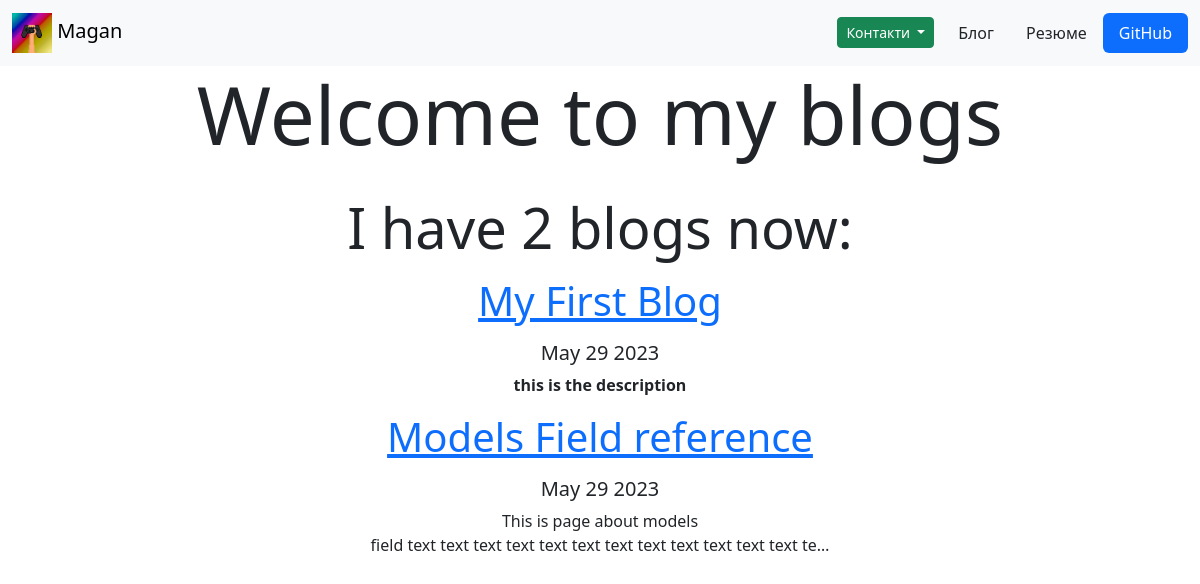
Page /blog/ on the earlier database version.
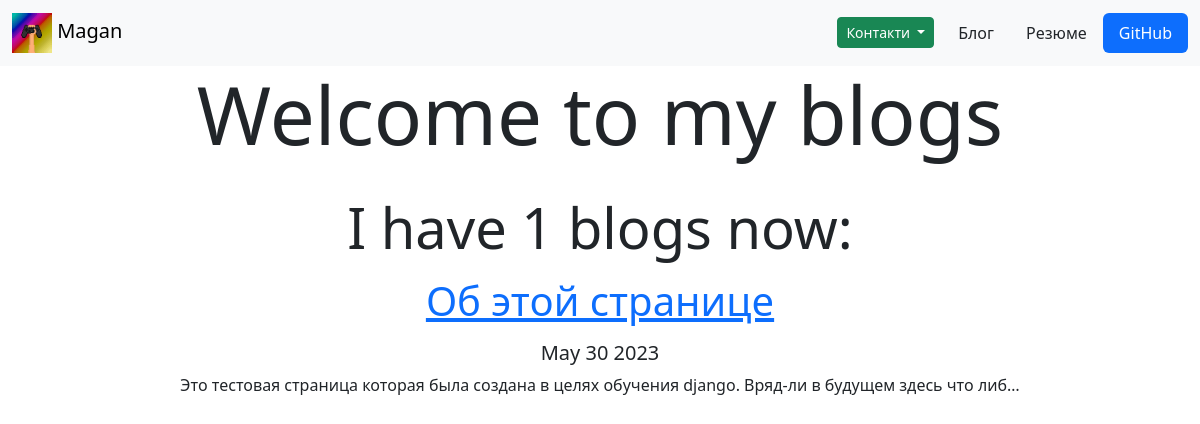
Same page on the later database version.
### blog/models.py (models this page shows, shortened)
class Blog(models.Model):
    title = models.CharField(max_length=100)
    date = models.DateField()
    description = models.TextField()

### blog/views.py (the view)
# urls.py: path('', views.all_blogs, name='all_blogs'),
def all_blogs(request):
    blogs = Blog.objects.all()
    return render(request, 'blog/all_blogs.html', {'blogs': blogs})

### blog/templates/blog/all_blogs.html
{% extends 'portfolio/base.html' %}
{% block content %}
<div class="container text-center">
  <h1 class="display-1">Welcome to my blogs</h1>
  <br>
  <p class="display-4">I have {{ blogs.count }} blogs now:</p>
  {% for blog in blogs %}
  <p class="display-6"><a href="{% url 'blog:detail' blog.id %}">{{ blog.title }}</a></p>
  <p class="h5">{{ blog.date|date:'M j Y'}}</p>
  <p>{{ blog.description|safe|truncatechars:100 }}</p>
  {% endfor %}
</div>
{% endblock %}

Differences in the rows shown:
removed Blog: title "My First Blog", date "May 29 2023", description "this is the description"
removed Blog: title "Models Field reference", date "May 29 2023", description "This is page about models field text text text text text text text text text text text text te…"
added Blog: title "Об этой странице", date "May 30 2023", description "Это тестовая страница которая была создана в целях обучения django. Вряд-ли в будущем здесь что либ…"
Other differences:
{{ blogs.count }}: "2" → "1"
